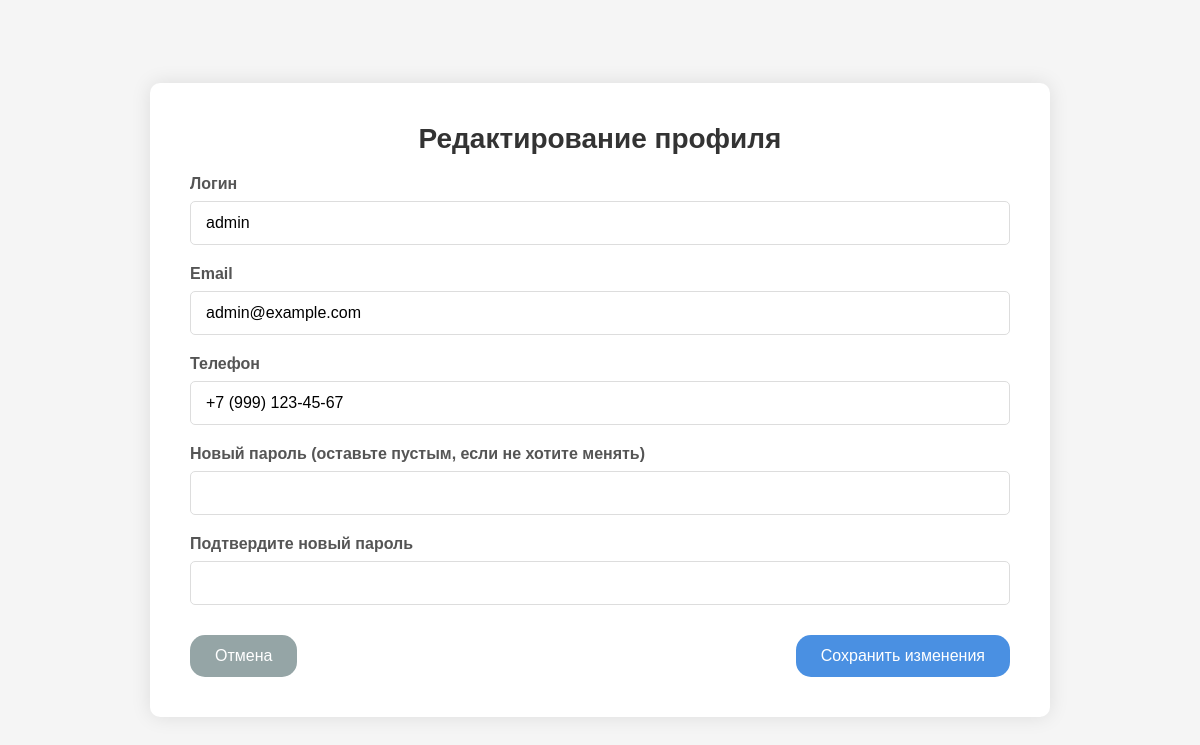
The page /edit_profile.php (signed in) on the database its author committed.
### tables this page shows
CREATE TABLE `users` (
  `id` int NOT NULL,
  `login` varchar(50) NOT NULL,
  `email` varchar(100) NOT NULL,
  `phone` varchar(20) NOT NULL,
  `password` varchar(255) NOT NULL,
  `is_admin` tinyint(1) DEFAULT '0',
  `is_manager` tinyint(1) DEFAULT '0',
  `created_at` timestamp NULL DEFAULT CURRENT_TIMESTAMP
);

### edit_profile.php (the view, shortened to what this page needs)
<?php
require_once "connect/connect.php";
$stmt = $pdo->prepare("SELECT id, login, email, phone, is_admin, is_manager FROM users WHERE id = ?");
$stmt->execute([$_SESSION['user_id']]);
$user = $stmt->fetch();
?>
<!DOCTYPE html>
<html lang="ru">
<head>
    <link rel="stylesheet" href="/style/edit_profile.css">
</head>
<body>
    <main>
        <h1>Редактирование профиля</h1>
        <form action="" method="post">
            <div class="form-group">
                <label for="login">Логин</label>
                <input type="text" id="login" value="<?= htmlspecialchars($user['login']) ?>" readonly>
            </div>
            <div class="form-group">
                <label for="email">Email</label>
                <input type="email" id="email" name="email" value="<?= htmlspecialchars($user['email']) ?>" required>
            </div>
            <div class="form-group">
                <label for="phone">Телефон</label>
                <input type="tel" id="phone" name="phone" value="<?= htmlspecialchars($user['phone']) ?>" required>
            </div>
            <div class="form-group">
                <label for="new_password">Новый пароль (оставьте пустым, если не хотите менять)</label>
                <input type="password" id="new_password" name="new_password">
            </div>
            <div class="form-group">
                <label for="confirm_password">Подтвердите новый пароль</label>
                <input type="password" id="confirm_password" name="confirm_password">
            </div>
            <div class="actions">
                <a href="clearprofile.php" class="action-btn cancel-btn">Отмена</a>
                <button type="submit" class="action-btn">Сохранить изменения</button>
            </div>
        </form>
    </main>
</body>
</html>

### style/edit_profile.css (style rules this page uses)
* { margin: 0; padding: 0; box-sizing: border-box; font-family: Arial, sans-serif; }
body { background-color: #f5f5f5; color: #333; display: flex; justify-content: center; align-items: center; min-height: 100vh; padding: 30px 0; }
main { width: 900px; margin: 0 auto; padding: 40px; background-color: white; border-radius: 10px; box-shadow: 0 0 20px rgba(0, 0, 0, 0.1); position: relative; }
h1 { margin-bottom: 20px; color: #333; font-size: 28px; text-align: center; }
.form-group { margin-bottom: 20px; }
.form-group label { display: block; margin-bottom: 8px; color: #555; font-weight: bold; }
.form-group input { width: 100%; padding: 12px 15px; border: 1px solid #ddd; border-radius: 5px; font-size: 16px; transition: border-color 0.3s; }
.actions { display: flex; justify-content: space-between; margin-top: 30px; }
.action-btn { padding: 12px 25px; background-color: #4a90e2; color: white; border: none; border-radius: 15px; cursor: pointer; text-decoration: none; font-size: 16px; transition: background-color 0.3s; }
.cancel-btn { background-color: #95a5a6; }

### rows shown on the page
users: login "admin", email "admin@example.com", phone "+7 (999) 123-45-67"
